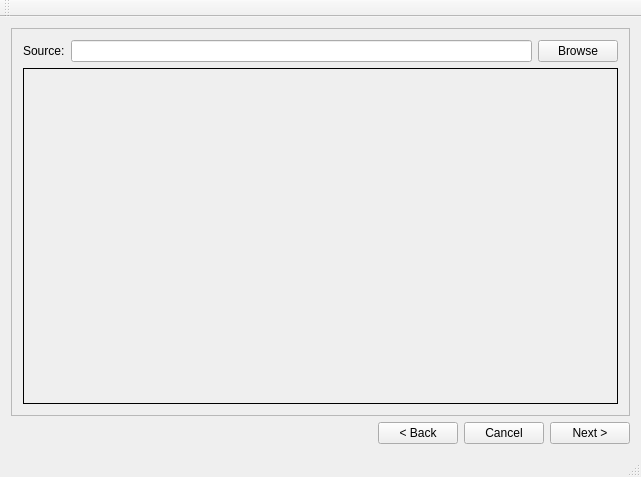
<?xml version="1.0" encoding="UTF-8"?>
<ui version="4.0">
 <class>MainWindow</class>
 <widget class="QMainWindow" name="MainWindow">
  <property name="geometry">
   <rect>
    <x>0</x>
    <y>0</y>
    <width>641</width>
    <height>477</height>
   </rect>
  </property>
  <property name="windowTitle">
   <string>MainWindow</string>
  </property>
  <widget class="QWidget" name="centralWidget">
   <layout class="QVBoxLayout" name="verticalLayout_5">
    <item>
     <widget class="QStackedWidget" name="stackedWidget">
      <property name="frameShape">
       <enum>QFrame::StyledPanel</enum>
      </property>
      <widget class="QWidget" name="page">
       <layout class="QVBoxLayout" name="verticalLayout">
        <item>
         <layout class="QHBoxLayout" name="horizontalLayout">
          <property name="sizeConstraint">
           <enum>QLayout::SetFixedSize</enum>
          </property>
          <item>
           <widget class="QLabel" name="label">
            <property name="sizePolicy">
             <sizepolicy hsizetype="Fixed" vsizetype="Fixed">
              <horstretch>0</horstretch>
              <verstretch>0</verstretch>
             </sizepolicy>
            </property>
            <property name="text">
             <string>Source:</string>
            </property>
           </widget>
          </item>
          <item>
           <widget class="QLineEdit" name="editPath"/>
          </item>
          <item>
           <widget class="QPushButton" name="btnBrowse">
            <property name="text">
             <string>Browse</string>
            </property>
           </widget>
          </item>
         </layout>
        </item>
        <item>
         <widget class="QLabel" name="lblImage">
          <property name="frameShape">
           <enum>QFrame::Box</enum>
          </property>
          <property name="text">
           <string/>
          </property>
         </widget>
        </item>
       </layout>
      </widget>
      <widget class="QWidget" name="page_2">
       <layout class="QVBoxLayout" name="verticalLayout_4">
        <item>
         <layout class="QHBoxLayout" name="horizontalLayout_3">
          <item>
           <widget class="QLabel" name="label_2">
            <property name="sizePolicy">
             <sizepolicy hsizetype="Fixed" vsizetype="Fixed">
              <horstretch>0</horstretch>
              <verstretch>0</verstretch>
             </sizepolicy>
            </property>
            <property name="text">
             <string>Data Folder: </string>
            </property>
           </widget>
          </item>
          <item>
           <widget class="QLineEdit" name="editDataPath"/>
          </item>
          <item>
           <widget class="QPushButton" name="btnDataBrowse">
            <property name="sizePolicy">
             <sizepolicy hsizetype="Fixed" vsizetype="Fixed">
              <horstretch>0</horstretch>
              <verstretch>0</verstretch>
             </sizepolicy>
            </property>
            <property name="text">
             <string>Browse</string>
            </property>
           </widget>
          </item>
         </layout>
        </item>
        <item>
         <layout class="QHBoxLayout" name="horizontalLayout_4">
          <item>
           <layout class="QVBoxLayout" name="verticalLayout_2">
            <item>
             <widget class="QLabel" name="label_4">
              <property name="sizePolicy">
               <sizepolicy hsizetype="Fixed" vsizetype="Fixed">
                <horstretch>0</horstretch>
                <verstretch>0</verstretch>
               </sizepolicy>
              </property>
              <property name="text">
               <string>Image View:</string>
              </property>
             </widget>
            </item>
            <item>
             <widget class="QLabel" name="lblImageView">
              <property name="frameShape">
               <enum>QFrame::Box</enum>
              </property>
              <property name="text">
               <string/>
              </property>
             </widget>
            </item>
           </layout>
          </item>
          <item>
           <layout class="QVBoxLayout" name="verticalLayout_3">
            <item>
             <widget class="QLabel" name="label_5">
              <property name="sizePolicy">
               <sizepolicy hsizetype="Fixed" vsizetype="Fixed">
                <horstretch>0</horstretch>
                <verstretch>0</verstretch>
               </sizepolicy>
              </property>
              <property name="text">
               <string>List of Image:</string>
              </property>
             </widget>
            </item>
            <item>
             <widget class="QListWidget" name="listWidget">
              <property name="sizePolicy">
               <sizepolicy hsizetype="Preferred" vsizetype="Preferred">
                <horstretch>0</horstretch>
                <verstretch>0</verstretch>
               </sizepolicy>
              </property>
             </widget>
            </item>
           </layout>
          </item>
         </layout>
        </item>
       </layout>
      </widget>
      <widget class="QWidget" name="page_3">
       <layout class="QHBoxLayout" name="horizontalLayout_6">
        <item>
         <layout class="QHBoxLayout" name="horizontalLayout_5">
          <item>
           <layout class="QVBoxLayout" name="verticalLayout_11">
            <item>
             <widget class="QGroupBox" name="groupTechnique">
              <property name="sizePolicy">
               <sizepolicy hsizetype="Fixed" vsizetype="Fixed">
                <horstretch>0</horstretch>
                <verstretch>0</verstretch>
               </sizepolicy>
              </property>
              <property name="title">
               <string>Choose Technique:</string>
              </property>
              <layout class="QVBoxLayout" name="verticalLayout_7">
               <item>
                <layout class="QVBoxLayout" name="verticalLayout_6">
                 <property name="sizeConstraint">
                  <enum>QLayout::SetFixedSize</enum>
                 </property>
                 <item>
                  <widget class="QRadioButton" name="radioHist">
                   <property name="sizePolicy">
                    <sizepolicy hsizetype="Fixed" vsizetype="Fixed">
                     <horstretch>0</horstretch>
                     <verstretch>0</verstretch>
                    </sizepolicy>
                   </property>
                   <property name="text">
                    <string>Comparing Histogram</string>
                   </property>
                  </widget>
                 </item>
                 <item>
                  <widget class="QRadioButton" name="radioTemplate">
                   <property name="sizePolicy">
                    <sizepolicy hsizetype="Fixed" vsizetype="Fixed">
                     <horstretch>0</horstretch>
                     <verstretch>0</verstretch>
                    </sizepolicy>
                   </property>
                   <property name="text">
                    <string>Template Matching</string>
                   </property>
                  </widget>
                 </item>
                 <item>
                  <widget class="QRadioButton" name="radioFeature">
                   <property name="sizePolicy">
                    <sizepolicy hsizetype="Fixed" vsizetype="Fixed">
                     <horstretch>0</horstretch>
                     <verstretch>0</verstretch>
                    </sizepolicy>
                   </property>
                   <property name="text">
                    <string>Feature Matching</string>
                   </property>
                  </widget>
                 </item>
                </layout>
               </item>
              </layout>
             </widget>
            </item>
            <item>
             <widget class="QGroupBox" name="groupAddition">
              <property name="title">
               <string>Addition:</string>
              </property>
              <layout class="QVBoxLayout" name="verticalLayout_8">
               <item>
                <widget class="QLabel" name="lblAdditional">
                 <property name="sizePolicy">
                  <sizepolicy hsizetype="Fixed" vsizetype="Fixed">
                   <horstretch>0</horstretch>
                   <verstretch>0</verstretch>
                  </sizepolicy>
                 </property>
                 <property name="text">
                  <string>Additional element</string>
                 </property>
                 <property name="alignment">
                  <set>Qt::AlignCenter</set>
                 </property>
                 <property name="wordWrap">
                  <bool>true</bool>
                 </property>
                </widget>
               </item>
               <item>
                <widget class="QPushButton" name="btnChange">
                 <property name="sizePolicy">
                  <sizepolicy hsizetype="Fixed" vsizetype="Fixed">
                   <horstretch>0</horstretch>
                   <verstretch>0</verstretch>
                  </sizepolicy>
                 </property>
                 <property name="layoutDirection">
                  <enum>Qt::RightToLeft</enum>
                 </property>
                 <property name="text">
                  <string>Change</string>
                 </property>
                </widget>
               </item>
              </layout>
             </widget>
            </item>
            <item>
             <spacer name="verticalSpacer">
              <property name="orientation">
               <enum>Qt::Vertical</enum>
              </property>
              <property name="sizeHint" stdset="0">
               <size>
                <width>20</width>
                <height>40</height>
               </size>
              </property>
             </spacer>
            </item>
            <item>
             <widget class="QPushButton" name="btnCompare">
              <property name="text">
               <string>Compare Image =&gt;</string>
              </property>
             </widget>
            </item>
           </layout>
          </item>
          <item>
           <layout class="QVBoxLayout" name="verticalLayout_12">
            <item>
             <widget class="QGroupBox" name="groupResult">
              <property name="title">
               <string>Result:</string>
              </property>
              <layout class="QVBoxLayout" name="verticalLayout_9">
               <item>
                <widget class="QListWidget" name="listResult">
                 <property name="sizePolicy">
                  <sizepolicy hsizetype="Ignored" vsizetype="Ignored">
                   <horstretch>0</horstretch>
                   <verstretch>0</verstretch>
                  </sizepolicy>
                 </property>
                </widget>
               </item>
              </layout>
             </widget>
            </item>
            <item>
             <widget class="QGroupBox" name="groupBox">
              <property name="title">
               <string>Image:</string>
              </property>
              <layout class="QVBoxLayout" name="verticalLayout_10">
               <item>
                <widget class="QLabel" name="lblImageResult">
                 <property name="text">
                  <string/>
                 </property>
                </widget>
               </item>
              </layout>
             </widget>
            </item>
           </layout>
          </item>
         </layout>
        </item>
       </layout>
      </widget>
     </widget>
    </item>
    <item>
     <layout class="QHBoxLayout" name="horizontalLayout_2">
      <item>
       <spacer name="horizontalSpacer">
        <property name="orientation">
         <enum>Qt::Horizontal</enum>
        </property>
        <property name="sizeHint" stdset="0">
         <size>
          <width>40</width>
          <height>20</height>
         </size>
        </property>
       </spacer>
      </item>
      <item>
       <widget class="QPushButton" name="btnBack">
        <property name="text">
         <string>&lt; Back</string>
        </property>
       </widget>
      </item>
      <item>
       <widget class="QPushButton" name="btnCancel">
        <property name="text">
         <string>Cancel</string>
        </property>
       </widget>
      </item>
      <item>
       <widget class="QPushButton" name="btnNext">
        <property name="text">
         <string>Next &gt;</string>
        </property>
        <property name="autoDefault">
         <bool>true</bool>
        </property>
       </widget>
      </item>
     </layout>
    </item>
   </layout>
  </widget>
  <widget class="QToolBar" name="mainToolBar">
   <attribute name="toolBarArea">
    <enum>TopToolBarArea</enum>
   </attribute>
   <attribute name="toolBarBreak">
    <bool>false</bool>
   </attribute>
  </widget>
  <widget class="QStatusBar" name="statusBar"/>
  <widget class="QMenuBar" name="menuBar">
   <property name="geometry">
    <rect>
     <x>0</x>
     <y>0</y>
     <width>641</width>
     <height>24</height>
    </rect>
   </property>
  </widget>
 </widget>
 <layoutdefault spacing="6" margin="11"/>
 <resources/>
 <connections/>
</ui>
